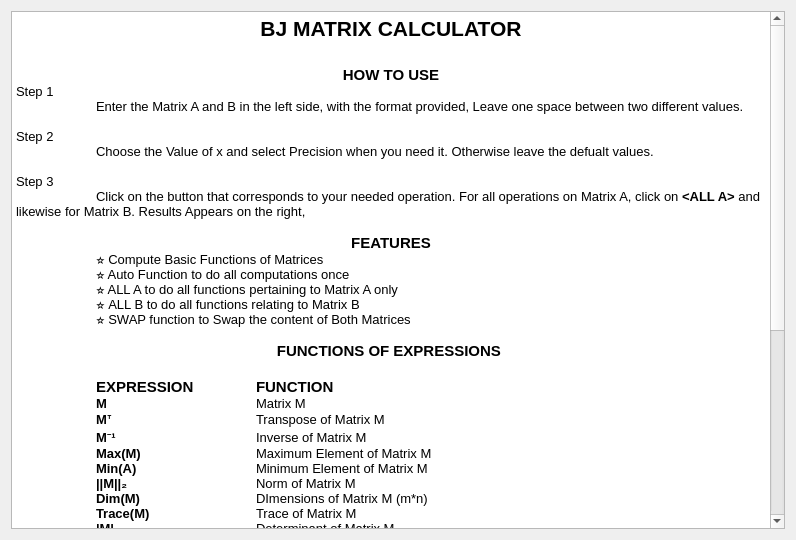
<?xml version="1.0" encoding="UTF-8"?>
<ui version="4.0">
 <class>Dialog</class>
 <widget class="QDialog" name="Dialog">
  <property name="geometry">
   <rect>
    <x>0</x>
    <y>0</y>
    <width>796</width>
    <height>540</height>
   </rect>
  </property>
  <property name="windowTitle">
   <string>BJ MATRIX CALC- HELP MANUAL</string>
  </property>
  <property name="windowIcon">
   <iconset resource="icon.qrc">
    <normaloff>:/images/Images/Matrix Calc.png</normaloff>:/images/Images/Matrix Calc.png</iconset>
  </property>
  <layout class="QGridLayout" name="gridLayout">
   <item row="0" column="0">
    <widget class="QTextEdit" name="textEdit">
     <property name="frameShadow">
      <enum>QFrame::Raised</enum>
     </property>
     <property name="readOnly">
      <bool>true</bool>
     </property>
     <property name="html">
      <string>&lt;!DOCTYPE HTML PUBLIC &quot;-//W3C//DTD HTML 4.0//EN&quot; &quot;http://www.w3.org/TR/REC-html40/strict.dtd&quot;&gt;
&lt;html&gt;&lt;head&gt;&lt;meta name=&quot;qrichtext&quot; content=&quot;1&quot; /&gt;&lt;style type=&quot;text/css&quot;&gt;
p, li { white-space: pre-wrap; }
&lt;/style&gt;&lt;/head&gt;&lt;body style=&quot; font-family:'Sans Serif'; font-size:9pt; font-weight:400; font-style:normal;&quot;&gt;
&lt;p align=&quot;center&quot; style=&quot; margin-top:0px; margin-bottom:0px; margin-left:0px; margin-right:0px; -qt-block-indent:0; text-indent:0px;&quot;&gt;&lt;span style=&quot; font-size:16pt; font-weight:600;&quot;&gt;BJ MATRIX CALCULATOR&lt;/span&gt;&lt;/p&gt;
&lt;p align=&quot;center&quot; style=&quot;-qt-paragraph-type:empty; margin-top:0px; margin-bottom:0px; margin-left:0px; margin-right:0px; -qt-block-indent:0; text-indent:0px; font-size:16pt; font-weight:600;&quot;&gt;&lt;br /&gt;&lt;/p&gt;
&lt;p align=&quot;center&quot; style=&quot; margin-top:0px; margin-bottom:0px; margin-left:0px; margin-right:0px; -qt-block-indent:0; text-indent:0px;&quot;&gt;&lt;span style=&quot; font-size:11pt; font-weight:600;&quot;&gt;HOW TO USE&lt;/span&gt;&lt;/p&gt;
&lt;p style=&quot; margin-top:0px; margin-bottom:0px; margin-left:0px; margin-right:0px; -qt-block-indent:0; text-indent:0px;&quot;&gt;&lt;span style=&quot; font-size:10pt;&quot;&gt;Step 1&lt;/span&gt;&lt;/p&gt;
&lt;p style=&quot; margin-top:0px; margin-bottom:0px; margin-left:0px; margin-right:0px; -qt-block-indent:0; text-indent:0px;&quot;&gt;&lt;span style=&quot; font-size:10pt;&quot;&gt;	Enter the Matrix A and B in the left side, with the format provided, Leave one space between two different values. &lt;/span&gt;&lt;/p&gt;
&lt;p style=&quot;-qt-paragraph-type:empty; margin-top:0px; margin-bottom:0px; margin-left:0px; margin-right:0px; -qt-block-indent:0; text-indent:0px; font-size:10pt;&quot;&gt;&lt;br /&gt;&lt;/p&gt;
&lt;p style=&quot; margin-top:0px; margin-bottom:0px; margin-left:0px; margin-right:0px; -qt-block-indent:0; text-indent:0px;&quot;&gt;&lt;span style=&quot; font-size:10pt;&quot;&gt;Step 2&lt;/span&gt;&lt;/p&gt;
&lt;p style=&quot; margin-top:0px; margin-bottom:0px; margin-left:0px; margin-right:0px; -qt-block-indent:0; text-indent:0px;&quot;&gt;&lt;span style=&quot; font-size:10pt;&quot;&gt;	Choose the Value of x and select Precision when you need it. Otherwise leave the defualt values.&lt;/span&gt;&lt;/p&gt;
&lt;p style=&quot;-qt-paragraph-type:empty; margin-top:0px; margin-bottom:0px; margin-left:0px; margin-right:0px; -qt-block-indent:0; text-indent:0px; font-size:10pt;&quot;&gt;&lt;br /&gt;&lt;/p&gt;
&lt;p style=&quot; margin-top:0px; margin-bottom:0px; margin-left:0px; margin-right:0px; -qt-block-indent:0; text-indent:0px;&quot;&gt;&lt;span style=&quot; font-size:10pt;&quot;&gt;Step 3&lt;/span&gt;&lt;/p&gt;
&lt;p style=&quot; margin-top:0px; margin-bottom:0px; margin-left:0px; margin-right:0px; -qt-block-indent:0; text-indent:0px;&quot;&gt;&lt;span style=&quot; font-size:10pt;&quot;&gt;	Click on the button that corresponds to your needed operation. For all operations on Matrix A, click on &lt;/span&gt;&lt;span style=&quot; font-size:10pt; font-weight:600;&quot;&gt;&amp;lt;ALL A&amp;gt; &lt;/span&gt;&lt;span style=&quot; font-size:10pt;&quot;&gt;and likewise for Matrix B. Results Appears on the right,  &lt;/span&gt;&lt;/p&gt;
&lt;p style=&quot;-qt-paragraph-type:empty; margin-top:0px; margin-bottom:0px; margin-left:0px; margin-right:0px; -qt-block-indent:0; text-indent:0px; font-size:10pt;&quot;&gt;&lt;br /&gt;&lt;/p&gt;
&lt;p align=&quot;center&quot; style=&quot; margin-top:0px; margin-bottom:0px; margin-left:0px; margin-right:0px; -qt-block-indent:0; text-indent:0px;&quot;&gt;&lt;span style=&quot; font-size:11pt; font-weight:600;&quot;&gt;FEATURES&lt;/span&gt;&lt;/p&gt;
&lt;p style=&quot; margin-top:0px; margin-bottom:0px; margin-left:0px; margin-right:0px; -qt-block-indent:0; text-indent:0px;&quot;&gt;&lt;span style=&quot; font-size:10pt;&quot;&gt;	&lt;/span&gt;&lt;span style=&quot; font-size:10pt; font-weight:600;&quot;&gt;⭐&lt;/span&gt;&lt;span style=&quot; font-size:10pt;&quot;&gt; Compute Basic Functions of Matrices&lt;/span&gt;&lt;/p&gt;
&lt;p style=&quot; margin-top:0px; margin-bottom:0px; margin-left:0px; margin-right:0px; -qt-block-indent:0; text-indent:0px;&quot;&gt;&lt;span style=&quot; font-size:10pt;&quot;&gt;	&lt;/span&gt;&lt;span style=&quot; font-size:10pt; font-weight:600;&quot;&gt;⭐&lt;/span&gt;&lt;span style=&quot; font-size:10pt;&quot;&gt; Auto Function to do all computations once&lt;/span&gt;&lt;/p&gt;
&lt;p style=&quot; margin-top:0px; margin-bottom:0px; margin-left:0px; margin-right:0px; -qt-block-indent:0; text-indent:0px;&quot;&gt;&lt;span style=&quot; font-size:10pt;&quot;&gt;	&lt;/span&gt;&lt;span style=&quot; font-size:10pt; font-weight:600;&quot;&gt;⭐&lt;/span&gt;&lt;span style=&quot; font-size:10pt;&quot;&gt; ALL A to do all functions pertaining to Matrix A only&lt;/span&gt;&lt;/p&gt;
&lt;p style=&quot; margin-top:0px; margin-bottom:0px; margin-left:0px; margin-right:0px; -qt-block-indent:0; text-indent:0px;&quot;&gt;&lt;span style=&quot; font-size:10pt;&quot;&gt;	&lt;/span&gt;&lt;span style=&quot; font-size:10pt; font-weight:600;&quot;&gt;⭐ &lt;/span&gt;&lt;span style=&quot; font-size:10pt;&quot;&gt;ALL B to do all functions relating to Matrix B&lt;/span&gt;&lt;/p&gt;
&lt;p style=&quot; margin-top:0px; margin-bottom:0px; margin-left:0px; margin-right:0px; -qt-block-indent:0; text-indent:0px;&quot;&gt;&lt;span style=&quot; font-size:10pt;&quot;&gt;	&lt;/span&gt;&lt;span style=&quot; font-size:10pt; font-weight:600;&quot;&gt;⭐&lt;/span&gt;&lt;span style=&quot; font-size:10pt;&quot;&gt; SWAP function to Swap the content of Both Matrices&lt;/span&gt;&lt;/p&gt;
&lt;p style=&quot;-qt-paragraph-type:empty; margin-top:0px; margin-bottom:0px; margin-left:0px; margin-right:0px; -qt-block-indent:0; text-indent:0px; font-size:10pt;&quot;&gt;&lt;br /&gt;&lt;/p&gt;
&lt;p align=&quot;center&quot; style=&quot; margin-top:0px; margin-bottom:0px; margin-left:0px; margin-right:0px; -qt-block-indent:0; text-indent:0px;&quot;&gt;&lt;span style=&quot; font-size:11pt; font-weight:600;&quot;&gt;FUNCTIONS OF EXPRESSIONS &lt;/span&gt;&lt;/p&gt;
&lt;p style=&quot;-qt-paragraph-type:empty; margin-top:0px; margin-bottom:0px; margin-left:0px; margin-right:0px; -qt-block-indent:0; text-indent:0px; font-size:11pt; font-weight:600;&quot;&gt;&lt;br /&gt;&lt;/p&gt;
&lt;p style=&quot; margin-top:0px; margin-bottom:0px; margin-left:0px; margin-right:0px; -qt-block-indent:0; text-indent:0px;&quot;&gt;&lt;span style=&quot; font-size:10pt;&quot;&gt;	&lt;/span&gt;&lt;span style=&quot; font-size:11pt; font-weight:600;&quot;&gt;EXPRESSION&lt;/span&gt;&lt;span style=&quot; font-size:10pt;&quot;&gt;	&lt;/span&gt;&lt;span style=&quot; font-size:11pt; font-weight:600;&quot;&gt;FUNCTION&lt;/span&gt;&lt;/p&gt;
&lt;p style=&quot; margin-top:0px; margin-bottom:0px; margin-left:0px; margin-right:0px; -qt-block-indent:0; text-indent:0px;&quot;&gt;&lt;span style=&quot; font-size:10pt;&quot;&gt;	&lt;/span&gt;&lt;span style=&quot; font-size:10pt; font-weight:600;&quot;&gt;M&lt;/span&gt;&lt;span style=&quot; font-size:10pt;&quot;&gt;		Matrix M&lt;/span&gt;&lt;/p&gt;
&lt;p style=&quot; margin-top:0px; margin-bottom:0px; margin-left:0px; margin-right:0px; -qt-block-indent:0; text-indent:0px;&quot;&gt;&lt;span style=&quot; font-size:10pt;&quot;&gt;	&lt;/span&gt;&lt;span style=&quot; font-size:10pt; font-weight:600;&quot;&gt;Mᐪ		&lt;/span&gt;&lt;span style=&quot; font-size:10pt;&quot;&gt;Transpose of Matrix M&lt;/span&gt;&lt;/p&gt;
&lt;p style=&quot; margin-top:0px; margin-bottom:0px; margin-left:0px; margin-right:0px; -qt-block-indent:0; text-indent:0px;&quot;&gt;&lt;span style=&quot; font-size:10pt;&quot;&gt;	&lt;/span&gt;&lt;span style=&quot; font-size:10pt; font-weight:600;&quot;&gt;M⁻¹		&lt;/span&gt;&lt;span style=&quot; font-size:10pt;&quot;&gt;Inverse of Matrix M&lt;/span&gt;&lt;/p&gt;
&lt;p style=&quot; margin-top:0px; margin-bottom:0px; margin-left:0px; margin-right:0px; -qt-block-indent:0; text-indent:0px;&quot;&gt;&lt;span style=&quot; font-size:10pt;&quot;&gt;	&lt;/span&gt;&lt;span style=&quot; font-size:10pt; font-weight:600;&quot;&gt;Max(M)		&lt;/span&gt;&lt;span style=&quot; font-size:10pt;&quot;&gt;Maximum Element of Matrix M&lt;/span&gt;&lt;/p&gt;
&lt;p style=&quot; margin-top:0px; margin-bottom:0px; margin-left:0px; margin-right:0px; -qt-block-indent:0; text-indent:0px;&quot;&gt;&lt;span style=&quot; font-size:10pt;&quot;&gt;	&lt;/span&gt;&lt;span style=&quot; font-size:10pt; font-weight:600;&quot;&gt;Min(A)&lt;/span&gt;&lt;span style=&quot; font-size:10pt;&quot;&gt;		Minimum Element of Matrix M&lt;/span&gt;&lt;/p&gt;
&lt;p style=&quot; margin-top:0px; margin-bottom:0px; margin-left:0px; margin-right:0px; -qt-block-indent:0; text-indent:0px;&quot;&gt;&lt;span style=&quot; font-size:10pt;&quot;&gt;	&lt;/span&gt;&lt;span style=&quot; font-size:10pt; font-weight:600;&quot;&gt;||M||₂		&lt;/span&gt;&lt;span style=&quot; font-size:10pt;&quot;&gt;Norm of Matrix M&lt;/span&gt;&lt;/p&gt;
&lt;p style=&quot; margin-top:0px; margin-bottom:0px; margin-left:0px; margin-right:0px; -qt-block-indent:0; text-indent:0px;&quot;&gt;&lt;span style=&quot; font-size:10pt;&quot;&gt;	&lt;/span&gt;&lt;span style=&quot; font-size:10pt; font-weight:600;&quot;&gt;Dim(M) 		&lt;/span&gt;&lt;span style=&quot; font-size:10pt;&quot;&gt;DImensions of Matrix M (m*n)&lt;/span&gt;&lt;/p&gt;
&lt;p style=&quot; margin-top:0px; margin-bottom:0px; margin-left:0px; margin-right:0px; -qt-block-indent:0; text-indent:0px;&quot;&gt;&lt;span style=&quot; font-size:10pt;&quot;&gt;	&lt;/span&gt;&lt;span style=&quot; font-size:10pt; font-weight:600;&quot;&gt;Trace(M)		&lt;/span&gt;&lt;span style=&quot; font-size:10pt;&quot;&gt;Trace of Matrix M&lt;/span&gt;&lt;/p&gt;
&lt;p style=&quot; margin-top:0px; margin-bottom:0px; margin-left:0px; margin-right:0px; -qt-block-indent:0; text-indent:0px;&quot;&gt;&lt;span style=&quot; font-size:10pt;&quot;&gt;	&lt;/span&gt;&lt;span style=&quot; font-size:10pt; font-weight:600;&quot;&gt;|M| 		&lt;/span&gt;&lt;span style=&quot; font-size:10pt;&quot;&gt;Determinant of Matrix M&lt;/span&gt;&lt;/p&gt;
&lt;p style=&quot; margin-top:0px; margin-bottom:0px; margin-left:0px; margin-right:0px; -qt-block-indent:0; text-indent:0px;&quot;&gt;&lt;span style=&quot; font-size:10pt;&quot;&gt;	&lt;/span&gt;&lt;span style=&quot; font-size:10pt; font-weight:600;&quot;&gt;Rank(M)		&lt;/span&gt;&lt;span style=&quot; font-size:10pt;&quot;&gt;Rank of Matrix M&lt;/span&gt;&lt;/p&gt;
&lt;p style=&quot; margin-top:0px; margin-bottom:0px; margin-left:0px; margin-right:0px; -qt-block-indent:0; text-indent:0px;&quot;&gt;&lt;span style=&quot; font-size:10pt;&quot;&gt;	&lt;/span&gt;&lt;span style=&quot; font-size:10pt; font-weight:600;&quot;&gt;Eig(M)		&lt;/span&gt;&lt;span style=&quot; font-size:10pt;&quot;&gt;Eigen-Values and Vectors of Matrix M&lt;/span&gt;&lt;/p&gt;
&lt;p style=&quot; margin-top:0px; margin-bottom:0px; margin-left:0px; margin-right:0px; -qt-block-indent:0; text-indent:0px;&quot;&gt;&lt;span style=&quot; font-size:10pt;&quot;&gt;	&lt;/span&gt;&lt;span style=&quot; font-size:10pt; font-weight:600;&quot;&gt;QR(M)		&lt;/span&gt;&lt;span style=&quot; font-size:10pt;&quot;&gt;Orthognal Triangular Factorization of Matrix M&lt;/span&gt;&lt;/p&gt;
&lt;p style=&quot; margin-top:0px; margin-bottom:0px; margin-left:0px; margin-right:0px; -qt-block-indent:0; text-indent:0px;&quot;&gt;&lt;span style=&quot; font-size:10pt;&quot;&gt;	&lt;/span&gt;&lt;span style=&quot; font-size:10pt; font-weight:600;&quot;&gt;LU(M)		&lt;/span&gt;&lt;span style=&quot; font-size:10pt;&quot;&gt;LU factorization &lt;/span&gt;&lt;/p&gt;
&lt;p style=&quot; margin-top:0px; margin-bottom:0px; margin-left:0px; margin-right:0px; -qt-block-indent:0; text-indent:0px;&quot;&gt;&lt;span style=&quot; font-size:10pt;&quot;&gt;	&lt;/span&gt;&lt;span style=&quot; font-size:10pt; font-weight:600;&quot;&gt;Chol(M)		&lt;/span&gt;&lt;span style=&quot; font-size:10pt;&quot;&gt;Cholesky factorization of Matrix M&lt;/span&gt;&lt;/p&gt;
&lt;p style=&quot; margin-top:0px; margin-bottom:0px; margin-left:0px; margin-right:0px; -qt-block-indent:0; text-indent:0px;&quot;&gt;&lt;span style=&quot; font-size:10pt;&quot;&gt;	&lt;/span&gt;&lt;span style=&quot; font-size:10pt; font-weight:600;&quot;&gt;SVD(M) 		&lt;/span&gt;&lt;span style=&quot; font-size:10pt;&quot;&gt;Singular-Value Discomposition of Matrix M&lt;/span&gt;&lt;/p&gt;
&lt;p style=&quot; margin-top:0px; margin-bottom:0px; margin-left:0px; margin-right:0px; -qt-block-indent:0; text-indent:0px;&quot;&gt;&lt;span style=&quot; font-size:10pt;&quot;&gt;	&lt;/span&gt;&lt;/p&gt;
&lt;p style=&quot; margin-top:0px; margin-bottom:0px; margin-left:0px; margin-right:0px; -qt-block-indent:0; text-indent:0px;&quot;&gt;&lt;span style=&quot; font-size:10pt;&quot;&gt;	&lt;/span&gt;&lt;span style=&quot; font-size:10pt; font-weight:600;&quot;&gt;M+N&lt;/span&gt;&lt;span style=&quot; font-size:10pt;&quot;&gt;		Addition of Matrix M and N&lt;/span&gt;&lt;/p&gt;
&lt;p style=&quot; margin-top:0px; margin-bottom:0px; margin-left:0px; margin-right:0px; -qt-block-indent:0; text-indent:0px;&quot;&gt;&lt;span style=&quot; font-size:10pt;&quot;&gt;	&lt;/span&gt;&lt;span style=&quot; font-size:10pt; font-weight:600;&quot;&gt;M-N		&lt;/span&gt;&lt;span style=&quot; font-size:10pt;&quot;&gt;Subtraction of Matrix M and N&lt;/span&gt;&lt;/p&gt;
&lt;p style=&quot; margin-top:0px; margin-bottom:0px; margin-left:0px; margin-right:0px; -qt-block-indent:0; text-indent:0px;&quot;&gt;&lt;span style=&quot; font-size:10pt;&quot;&gt;	&lt;/span&gt;&lt;span style=&quot; font-size:10pt; font-weight:600;&quot;&gt;M*N &lt;/span&gt;&lt;span style=&quot; font-size:10pt;&quot;&gt;		Matrix Multiplication of Matrices M and N&lt;/span&gt;&lt;/p&gt;
&lt;p style=&quot; margin-top:0px; margin-bottom:0px; margin-left:0px; margin-right:0px; -qt-block-indent:0; text-indent:0px;&quot;&gt;&lt;span style=&quot; font-size:10pt;&quot;&gt;	&lt;/span&gt;&lt;span style=&quot; font-size:10pt; font-weight:600;&quot;&gt;M.*N&lt;/span&gt;&lt;span style=&quot; font-size:10pt;&quot;&gt;		Element-wise Multiplication of Matrix M and B&lt;/span&gt;&lt;/p&gt;
&lt;p style=&quot; margin-top:0px; margin-bottom:0px; margin-left:0px; margin-right:0px; -qt-block-indent:0; text-indent:0px;&quot;&gt;&lt;span style=&quot; font-size:10pt;&quot;&gt;	&lt;/span&gt;&lt;span style=&quot; font-size:10pt; font-weight:600;&quot;&gt;M/N&lt;/span&gt;&lt;span style=&quot; font-size:10pt;&quot;&gt;		Matrix Division of Matrix M and N&lt;/span&gt;&lt;/p&gt;
&lt;p style=&quot; margin-top:0px; margin-bottom:0px; margin-left:0px; margin-right:0px; -qt-block-indent:0; text-indent:0px;&quot;&gt;&lt;span style=&quot; font-size:10pt;&quot;&gt;	&lt;/span&gt;&lt;span style=&quot; font-size:10pt; font-weight:600;&quot;&gt;M./N		&lt;/span&gt;&lt;span style=&quot; font-size:10pt;&quot;&gt;Element-wise Division of Matrix M and N&lt;/span&gt;&lt;/p&gt;
&lt;p style=&quot; margin-top:0px; margin-bottom:0px; margin-left:0px; margin-right:0px; -qt-block-indent:0; text-indent:0px;&quot;&gt;&lt;span style=&quot; font-size:10pt;&quot;&gt;	&lt;/span&gt;&lt;span style=&quot; font-size:10pt; font-weight:600;&quot;&gt;M&amp;amp;N&lt;/span&gt;&lt;span style=&quot; font-size:10pt;&quot;&gt; 		Element-wise Logical AND Operation between Matrix M and N&lt;/span&gt;&lt;/p&gt;
&lt;p style=&quot; margin-top:0px; margin-bottom:0px; margin-left:0px; margin-right:0px; -qt-block-indent:0; text-indent:0px;&quot;&gt;&lt;span style=&quot; font-size:10pt;&quot;&gt;	&lt;/span&gt;&lt;span style=&quot; font-size:10pt; font-weight:600;&quot;&gt;M\N		&lt;/span&gt;&lt;span style=&quot; font-size:10pt;&quot;&gt;Element-wise Logical OR operation Between Matrix M and N&lt;/span&gt;&lt;/p&gt;
&lt;p style=&quot; margin-top:0px; margin-bottom:0px; margin-left:0px; margin-right:0px; -qt-block-indent:0; text-indent:0px;&quot;&gt;&lt;span style=&quot; font-size:10pt;&quot;&gt;	&lt;/span&gt;&lt;span style=&quot; font-size:10pt; font-weight:600;&quot;&gt;M#N		&lt;/span&gt;&lt;span style=&quot; font-size:10pt;&quot;&gt;Element-wise Logical EXCLUSIVE OR of Matrix M and N&lt;/span&gt;&lt;/p&gt;
&lt;p style=&quot; margin-top:0px; margin-bottom:0px; margin-left:0px; margin-right:0px; -qt-block-indent:0; text-indent:0px;&quot;&gt;&lt;span style=&quot; font-size:10pt;&quot;&gt;	&lt;/span&gt;&lt;/p&gt;
&lt;p style=&quot; margin-top:0px; margin-bottom:0px; margin-left:0px; margin-right:0px; -qt-block-indent:0; text-indent:0px;&quot;&gt;&lt;span style=&quot; font-size:10pt;&quot;&gt;	&lt;/span&gt;&lt;span style=&quot; font-size:10pt; font-weight:600;&quot;&gt;M*x&lt;/span&gt;&lt;span style=&quot; font-size:10pt;&quot;&gt; 		Matrix M times x&lt;/span&gt;&lt;/p&gt;
&lt;p style=&quot; margin-top:0px; margin-bottom:0px; margin-left:0px; margin-right:0px; -qt-block-indent:0; text-indent:0px;&quot;&gt;&lt;span style=&quot; font-size:10pt;&quot;&gt;	&lt;/span&gt;&lt;span style=&quot; font-size:10pt; font-weight:600;&quot;&gt;Mˣ	&lt;/span&gt;&lt;span style=&quot; font-size:10pt;&quot;&gt;	Matrix M raised to the power x&lt;/span&gt;&lt;/p&gt;
&lt;p style=&quot;-qt-paragraph-type:empty; margin-top:0px; margin-bottom:0px; margin-left:0px; margin-right:0px; -qt-block-indent:0; text-indent:0px; font-size:10pt;&quot;&gt;&lt;br /&gt;&lt;/p&gt;&lt;/body&gt;&lt;/html&gt;</string>
     </property>
    </widget>
   </item>
  </layout>
 </widget>
 <resources>
  <include location="icon.qrc"/>
 </resources>
 <connections/>
</ui>
